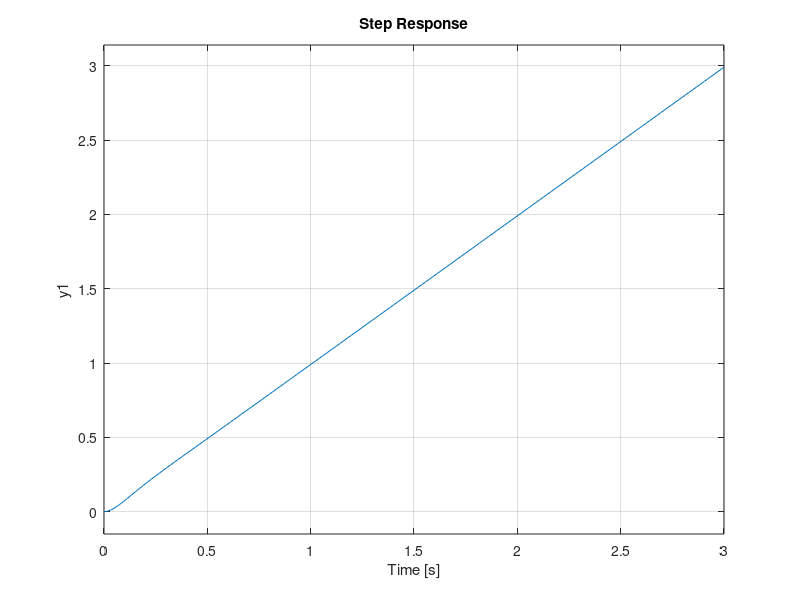

Here is the MATLAB script that generated this plot:
close all 
clear all
clc

G=zpk([],[-2+1i*2 -2-1i*2],1);
C=1; %compensador
H=1; %H unitaria
%sisotool(G,C,H);

%Transferencia a Lazo cerrado
Gc=zpk([-3 -10],[0],26.364);
Gtotal=G*Gc; %planta + control pid
M=feedback(Gtotal,H);

%Respuesta a la rampa?
rampa=zpk([],[0],1);
step(rampa*M)